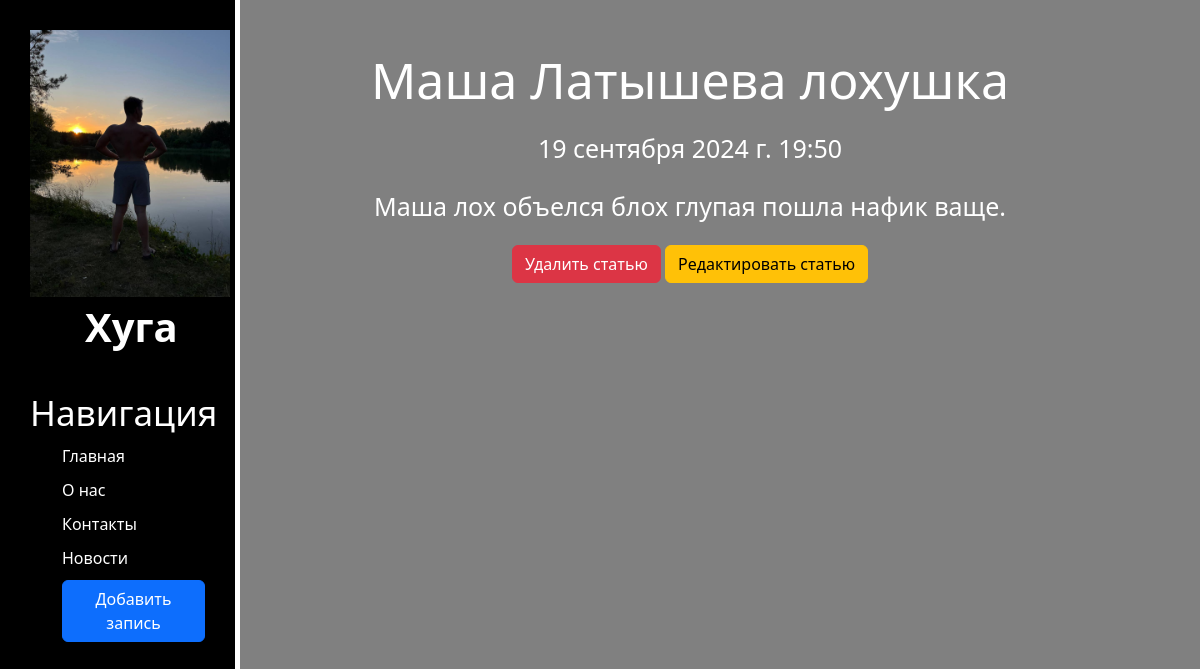
Screenshot of /news/3 with the database file from the repository.
### news/models.py (models this page shows, shortened)
class Articles(models.Model):
    title = models.CharField('Название', max_length=50)
    anons = models.CharField('Анонс', max_length=250)
    fulltext = models.TextField('Содержание')
    date = models.DateTimeField('Дата публикации')
    class Meta:
        verbose_name='Новость'
        verbose_name_plural='Новости'

### news/views.py (the view)
# urls.py: path('<int:pk>', views.NewsDetailView.as_view(), name='newsdetail'),
class NewsDetailView(DetailView):
    model = Articles
    template_name = 'news/newsdetail.html'
    context_object_name = 'article'

### news/templates/news/newsdetail.html (shortened to what this page needs)
{% extends 'main/layout.html' %}
{% block content%}
<div class="features">
  <h1>{{ article.title }}</h1>
  <p>{{ article.date }}</p>
  <p>{{ article.fulltext }} </p>
  <a href="{% url 'newsdelete' article.id%}" class="btn btn-danger">Удалить статью</a>
  <a href="{% url 'newsupdate' article.id%}" class="btn btn-warning">Редактировать статью</a>
</div>
{% endblock %}

### main/static/main/css/main.css (style rules this page uses)
body { background: gray; }
main .features { float: left; color: white; margin-top: 50px; text-align: center; width:75%; }
main .features h1 { font-size: 50px; }
main .features p { font-size: 25px; margin: 20px auto; }

### main/templates/main/layout.html (style rules this page uses)
a { text-decoration: none }

### rows the page displays
Articles: title "Маша Латышева лохушка", date "19 сентября 2024 г. 19:50", fulltext "Маша лох объелся блох глупая пошла нафик ваще."
